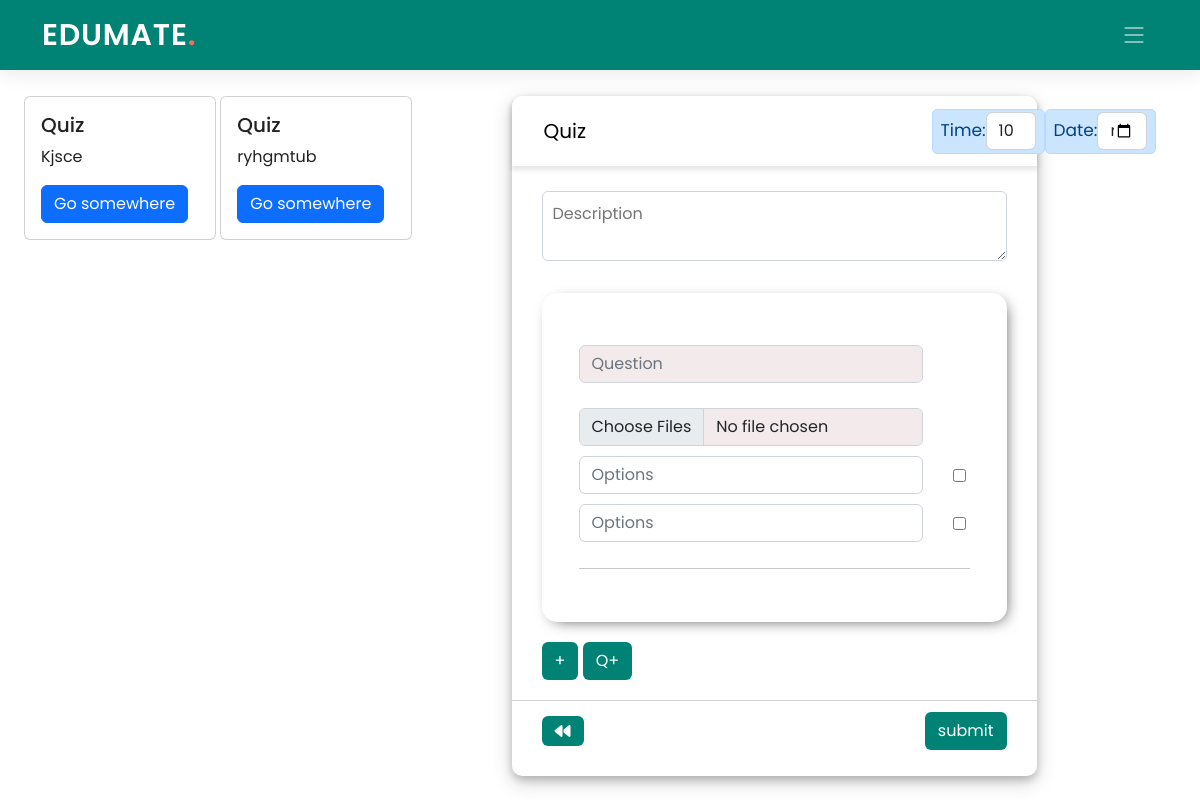
/teacher/1/classroom/DBVI84/create_quiz, run on an earlier commit of the app's database.
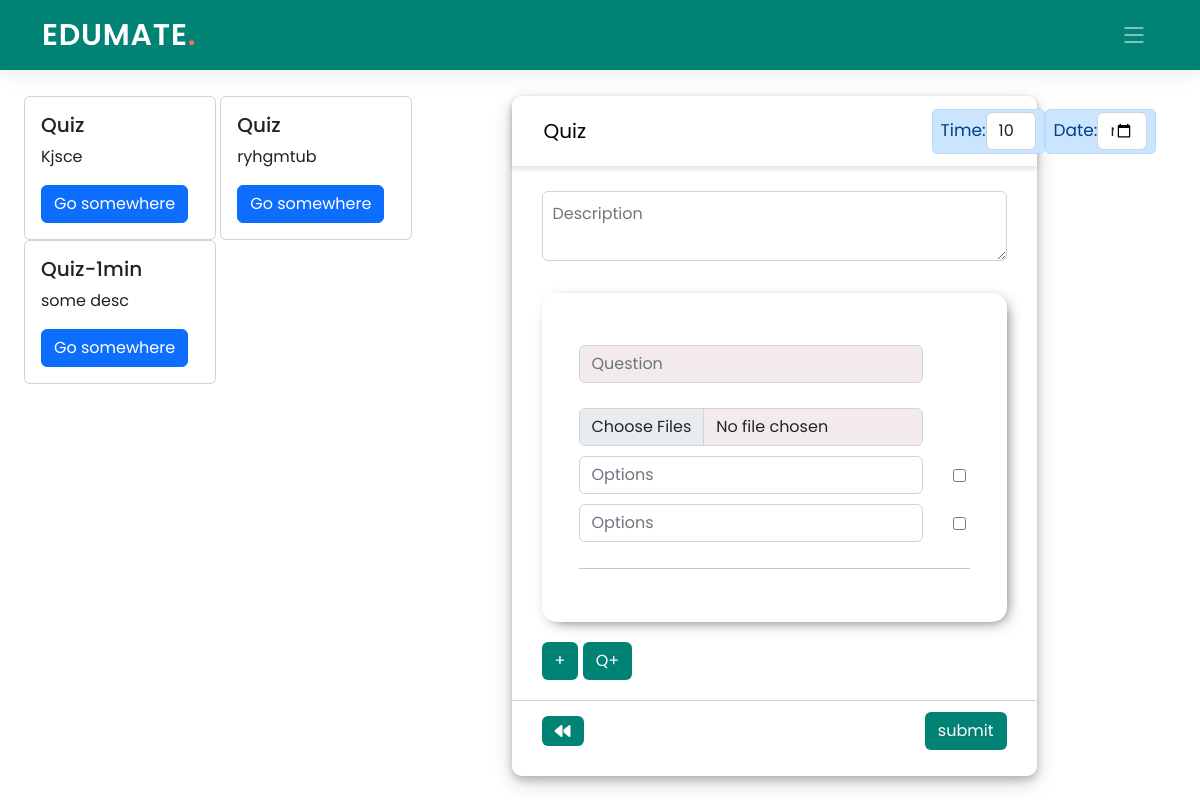
And on a later commit of the database.
### Teacher/models.py (models this page shows, shortened)
class Quiz(models.Model):
    quiz_name = models.CharField(max_length=200)
    description= models.CharField(max_length=100, null=True)
    time_limit = models.PositiveBigIntegerField(default=10)
    quiz_date = models.DateTimeField(default=datetime.now)
    teach_id = models.IntegerField()
    class_code = models.CharField(max_length=10)

### Teacher/views.py (the view, shortened to what this page needs)
# urls.py: path('classroom/<pk2>/create_quiz', views.create_quiz, name="create_quiz"),
def create_quiz(request, pk, pk2):
    allQuiz = Quiz.objects.filter(teach_id = pk, class_code = pk2)
    return render(request, 'Teacher/createQuiz.html', {'pk': pk, 'pk2': pk2, 'allQuiz': allQuiz})

### Teacher/templates/Teacher/createQuiz.html (shortened to what the changed rows need)
{% extends './base_teacher.html' %}
{% load static %}
{% block styles %}
<link href="{% static 'Teacher/assets/css/createQuizs.css' %}" rel="stylesheet">
{% endblock styles %}
{% block content %}
    <div class="container-fluid">
        <div class="row row-content">
            <div style="margin-top: 3vh; margin-left: 3vh;" class="col-xl-4 col-lg-4 col-md-2 col-sm-12">
                {% for i in allQuiz %}
                    <div class="card" style="width: 12rem; display: inline-block">
                        <div class="card-body">
                        <h5 class="card-title">{{i.quiz_name}}</h5>
                        <p class="card-text">{{i.description}}</p>
                        <a href="#" class="btn btn-primary">Go somewhere</a>
                        </div>
                    </div>
                {% endfor %}
            </div>
        </div>
    </div>
{% endblock content %}

What changed in the data, as far as the page shows it:
added Quiz: quiz_name "Quiz-1min", description "some desc"
